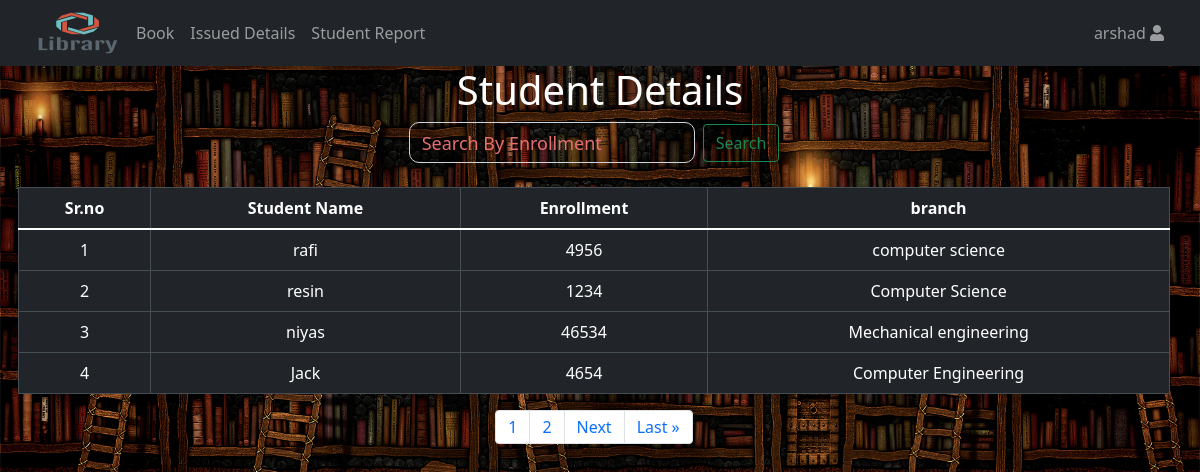
Page /StudentDetails/ (signed in) on the committed database.
### management/models.py (models this page shows, shortened)
class StudentProfile(models.Model):
    user = models.OneToOneField(User, on_delete=models.CASCADE)
    name = models.CharField(max_length=200, null=True)
    enrollment = CharField(max_length=100)
    branch = models.CharField(max_length=40)
    image = models.ImageField(default='default.jpg', upload_to='student_pics')

### management/decorators.py (the view)
        def wrapper_func(request, *args, **kwargs):
            group = None
            if request.user.groups.exists():
                group = request.user.groups.all()[0].name
            if group in allowed_roles:
                return view_func(request, *args, **kwargs)
            else:
                return HttpResponse ('You are not allowed here to view')

### management/views.py (called while the page is built)
@login_required(login_url='/')
@allowed_users(allowed_roles=['admin'])
def StudentDetails(request):
    data= StudentProfile.objects.all()
    p=Paginator(StudentProfile.objects.all(),4)
    page = request.GET.get('page')
    data2 = p.get_page(page)
    nums = "a" * data2.paginator.num_pages
    contex={
        'studentprofile':data,
        'data2':data2,
        'nums':nums,
    }
    return render(request, 'admin/StudentDetails.html',contex)

### management/templates/admin/StudentDetails.html (shortened to what this page needs)
{% extends 'admin/header.html' %}
{% load static %}
{% block content %}
<link rel="stylesheet" type="text/css" href="{% static 'main.css' %}">
<h1>Student Details</h1>
<div class="container-lg" style="padding-left: 0px">
  <form action="{% url 'StudentSearch' %}" method="get" class="form-inline justify-content-center">
    <input class="form-control me-2" type="text" name="query" placeholder="Search By Enrollment" aria-label="Search">
    <button class="btn btn-outline-success my-2 my-sm-0" style="padding-left: -50px" type="submit">Search</button>
  </form>
<div class="row">
            <table class="table table-hover table-dark">
                <thead>
                <tr>
                    <th scope="col">Sr.no</th>
                    <th scope="col">Student Name</th>
                    <th scope="col">Enrollment</th>
                    <th scope="col">branch</th>
                </tr>
                </thead>
                <tbody>
                {% for i in data2 %}
                    <tr>
                        <td>{{forloop.counter}}</td>
                        <td>{{i.user.username }}</td>
                        <td>{{i.enrollment}}</td>
                        <td>{{i.branch }}</td>
                    </tr>
                {% endfor %}
                </tbody>
            </table>
        </div>
        <nav aria-label="Page navigation example">
            <ul class="pagination justify-content-center">
           {% for i in nums %}
             <li class="page-item"><a class="page-link" href="?page={{ forloop.counter }}"> {{ forloop.counter }}</a></li>
           {% endfor %}
           {% if data2.has_next %}
               <li class="page-item"><a class="page-link" href="?page={{ data2.next_page_number }}">Next</a></li>
               <li class="page-item"><a class="page-link" href="?page={{ data2.paginator.num_pages }}">Last &raquo</a></li>
           {% endif %}
           </ul>
           </nav>
{% endblock %}

### management/templates/admin/nav.html (shortened to what this page needs)
{% load static %}
 <link
    href="https://cdn.jsdelivr.net/npm/bootstrap@5.0.0-beta3/dist/css/bootstrap.min.css"
    rel="stylesheet"
>
    <link rel="stylesheet" type="text/css"
    href="https://cdn.datatables.net/1.10.24/css/dataTables.bootstrap5.min.css">
    <link rel="stylesheet" type="text/css"
    href="https://cdn.datatables.net/select/1.3.3/css/select.bootstrap5.min.css">
    <link rel="stylesheet"
    href="https://use.fontawesome.com/releases/v5.8.1/css/all.css"
>
<nav class="navbar navbar-expand-lg navbar-dark bg-dark">
<div class="container-fluid">
  <img src= "{% static 'image/logo.png' %}" width="100" height="50" alt="" >
  <div class="collapse navbar-collapse" id="navbarSupportedContent">
      <ul class="navbar-nav me-auto mb-2 mb-lg-0">
        <li class="nav-item dropdown">
        <a class="nav-link dropdown-toggle" href="#" id="navbarDropdownMenuLink" data-toggle="dropdown" aria-haspopup="true" aria-expanded="false">
          Book
        </a>
      </li>
      <li class="nav-item dropdown">
        <a class="nav-link dropdown-toggle" href="#" id="navbarDropdownMenuLink" data-toggle="dropdown" aria-haspopup="true" aria-expanded="false">
          Issued Details
        </a>
      </li>
      <li class="nav-item dropdown">
        <a class="nav-link dropdown-toggle" href="#" id="navbarDropdownMenuLink" data-toggle="dropdown" aria-haspopup="true" aria-expanded="false">
          Student Report
        </a>
      </li>
      </ul>
         <ul class="navbar-nav">
            <li class="nav-item dropdown">
              <a class="nav-link dropdown-toggle" role="button" data-bs-toggle="dropdown"
                  aria-expanded="true">
                <div class="white-color hover-orange size-24px">
                    <span>{{ user }}</span>
                  <i class="fas fa-user"></i>
                </div>
              </a>
            </li>
          </ul>
      </div>
  </div>
</nav>

### static/main.css (style rules this page uses)
body { background-image:url("/static/image/hdbook.jpg"); background-position:center; background-size:cover; text-align: center; }
::placeholder { color: #e76f6f!important; opacity: 20; font-size:18px!important; }
.form-control { background:transparent!important; color:rgb(248, 244, 244)!important; font-size: 18px!important; }
h1 { color:white!important; }
.form-control { color: blue; border-radius: 10px; }
table, td, th { border:1px solid; margin:2px; padding:2px; margin-left:auto; margin-right:auto; }

### management/templates/admin/nav.html (style rules this page uses)
.dropdown-toggle::after { content: none; }

### rows in the picture
StudentProfile: user.username "rafi", enrollment "4956", branch "computer science"
StudentProfile: user.username "resin", enrollment "1234", branch "Computer Science"
StudentProfile: user.username "niyas", enrollment "46534", branch "Mechanical engineering"
StudentProfile: user.username "Jack", enrollment "4654", branch "Computer Engineering"

### other values in the picture
{{ user }} "arshad"
